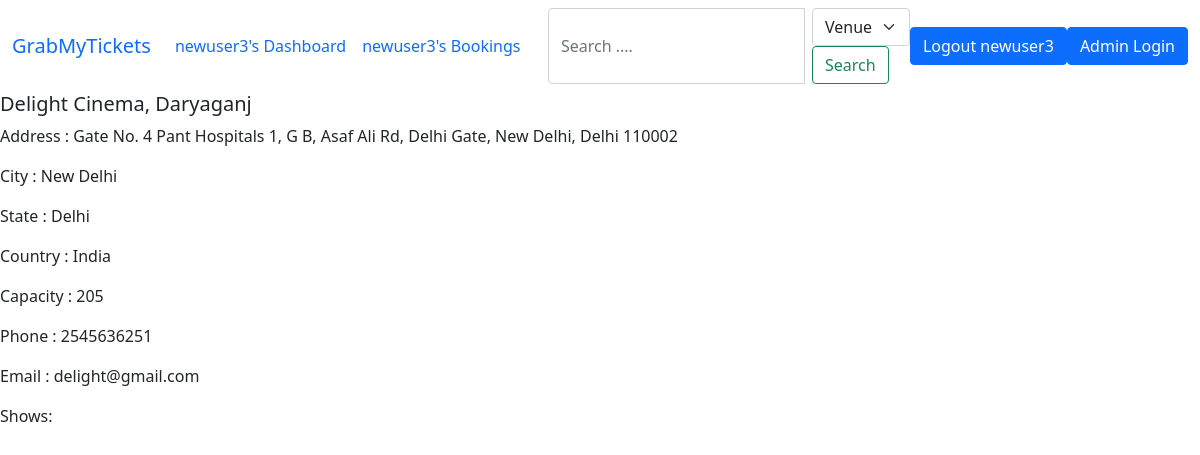
/venue_details/21/23 (signed in), run on the app's committed database.
### application/data/models.py (models this page shows)
class User(db.Model):
    __tablename__ = "user"
    user_id = db.Column(db.Integer, primary_key=True, autoincrement=True)
    password = db.Column(db.String, nullable=False)
    username = db.Column(db.String, unique=True, nullable=False)
    user_bookings = db.relationship(
        'Booking', backref='user_bookings', lazy=True, overlaps="bookings,user")
    is_admin=db.Column(db.Boolean(), default=False)
    email = db.Column(db.String(200), nullable=False)
    is_html=db.Column(db.Boolean(), default=False)

class Venue(db.Model):
    __tablename__ = "venue"
    venue_id = db.Column(db.Integer, primary_key=True)
    name = db.Column(db.String(100), nullable=False)
    address = db.Column(db.String(200), nullable=False)
    city = db.Column(db.String(50), nullable=False)
    state = db.Column(db.String(50), nullable=False)
    country = db.Column(db.String(50), nullable=False)
    capacity = db.Column(db.Integer, nullable=False)
    phone = db.Column(db.String(200), nullable=False)
    email = db.Column(db.String(200), nullable=False)

### application/controllers/controllers.py (the view)
@app.route('/venue_details/<user_id>/<venue_id>')
def venue_details(user_id,venue_id):
    if "user" in session:
        current_time = datetime.datetime.now()
        user = User.query.filter_by(user_id=user_id).first()
        venue=Venue.query.filter_by(venue_id=venue_id).first()
        movies = Movie.query.join(movie_venue).filter_by(
                    venue_id=venue_id).order_by(movie_venue.create_date.desc()).all()
        current_movies = []
        for movie in movies:
            mv_object= movie_venue.query.filter_by(movie_id=movie.movie_id, venue_id=venue.venue_id).first()
            mvtime=datetime.datetime.strptime(mv_object.time, '%d:%m:%Y %H:%M:%S')
            if mvtime > current_time:
                current_movies.append((movie, mv_object))
        return render_template('venue_details.html', venue_id=venue_id, movies=current_movies, venue=venue, user=user)
    return redirect('/user_login')

### templates/venue_details.html (shortened to what this page needs)
<!doctype html>
<html lang="en">
  <head>
    <link href="https://cdn.jsdelivr.net/npm/bootstrap@5.1.3/dist/css/bootstrap.min.css" rel="stylesheet">
  </head>
  <body>
    <nav class="navbar navbar-expand-lg bg-body-tertiary">
        <div class="container-fluid">
          <a class="navbar-brand" href="/user_logout">GrabMyTickets</a>
          <div class="collapse navbar-collapse" id="navbarSupportedContent">
            <ul class="navbar-nav me-auto mb-2 mb-lg-0">
              <li class="nav-item">
                <a class="nav-link " href="/user_dashboard/{{user.user_id}}">{{user.username}}'s Dashboard</a>
              </li>
              <li class="nav-item">
                <a href="/bookings/{{user.user_id}}" class="nav-link ">{{user.username}}'s Bookings</a>
              </li>
            </ul>
            <form class="d-flex" role="search" method="POST" action="{{ url_for('search_results', user_id=user.user_id) }}">
              <div class="input-group">
                <input class="form-control me-2" type="search" placeholder="Search ...." aria-label="Search" name="query">
                <div class="input-group-append">
                <select class="form-select" name="category">
                  <option value="venue">Venue</option>
                </select>
              <button class="btn btn-outline-success" type="submit">Search</button>
            </div>
          </div>
            </form>
                <a href='/user_logout'><button class="btn btn-primary" type="submit">Logout {{user.username}}</button></a>
                <a href='/admin_login'><button class="btn btn-primary" type="submit">Admin Login</button></a>
          </div>
        </div>
      </nav>
      <div>
            <h5 >{{ venue.name }}</h5></a>
            <p>Address : {{ venue.address }}</p>
            <p>City : {{ venue.city }}</p>
            <p>State : {{ venue.state }}</p>
            <p>Country : {{ venue.country }}</p>
            <p>Capacity : {{ venue.capacity }}</p>
            <p>Phone : {{ venue.phone }}</p>
            <p>Email : {{ venue.email }}</p>
          <p class="card-text">Shows:</p>
</div>
</body>
</html>

### data on the page
User: username "newuser3"
Venue: name "Delight Cinema, Daryaganj", address "Gate No. 4 Pant Hospitals 1, G B, Asaf Ali Rd, Delhi Gate, New Delhi, Delhi 110002", city "New Delhi", state "Delhi", country "India", capacity "205", phone "2545636251", email "delight@gmail.com"
